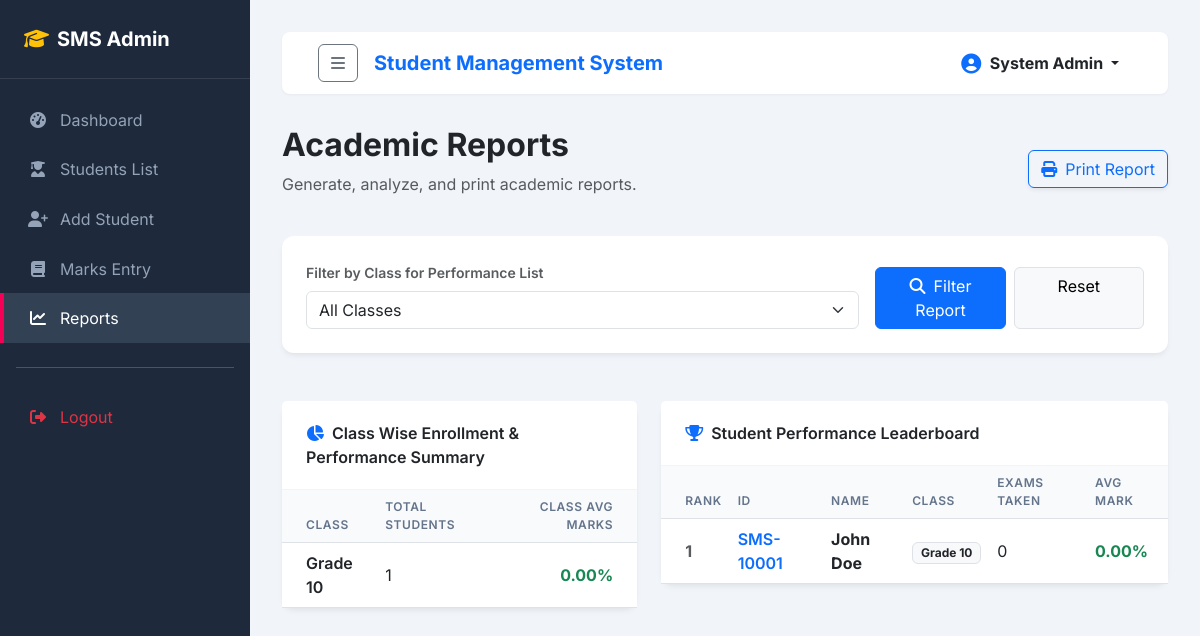
Screenshot of /admin/reports.php (signed in) with the database file from the repository.
### tables this page shows
CREATE TABLE IF NOT EXISTS `students` (
  `id` INT AUTO_INCREMENT PRIMARY KEY,
  `student_id` VARCHAR(20) NOT NULL UNIQUE,  
  `first_name` VARCHAR(50) NOT NULL,
  `last_name` VARCHAR(50) NOT NULL,
  `email` VARCHAR(100) NOT NULL UNIQUE,
  `password` VARCHAR(255) NOT NULL,  
  `dob` DATE NOT NULL,
  `gender` ENUM('Male', 'Female', 'Other') NOT NULL,
  `address` TEXT NOT NULL,
  `phone` VARCHAR(20) NOT NULL,
  `class` VARCHAR(50) NOT NULL,
  `parent_name` VARCHAR(100) NOT NULL,
  `parent_phone` VARCHAR(20) NOT NULL,
  `profile_photo` VARCHAR(255) DEFAULT NULL,
  `created_at` TIMESTAMP DEFAULT CURRENT_TIMESTAMP
);

### admin/reports.php (the view, shortened to what this page needs)
<?php
require_once '../config/db.php';
include '../includes/header.php';
try {
    $class_summary_sql = "SELECT s.class,
                                 COUNT(DISTINCT s.id) as total_students,
                                 COALESCE(AVG(m.marks), 0) as avg_marks
                          FROM students s
                          LEFT JOIN marks m ON s.id = m.student_id
                          GROUP BY s.class
                          ORDER BY s.class ASC";
    $class_summary_stmt = $pdo->query($class_summary_sql);
    $class_summaries = $class_summary_stmt->fetchAll();
} catch (PDOException $e) {
    $class_summaries = [];
}
try {
    $student_report_params = [];
    $student_report_sql = "SELECT s.id, s.student_id, s.first_name, s.last_name, s.class,
                                  COUNT(m.id) as subjects_count,
                                  COALESCE(SUM(m.marks), 0) as total_marks,
                                  COALESCE(AVG(m.marks), 0) as avg_marks
                           FROM students s
                           LEFT JOIN marks m ON s.id = m.student_id ";
    $student_report_sql .= " GROUP BY s.id ORDER BY avg_marks DESC, total_marks DESC";
    $student_report_stmt = $pdo->prepare($student_report_sql);
    $student_report_stmt->execute($student_report_params);
    $student_reports = $student_report_stmt->fetchAll();
} catch (PDOException $e) {
    $student_reports = [];
}
?>
<div class="container-fluid px-0">
    <div class="row mb-4 align-items-center">
        <div class="col-8">
            <h2 class="fw-bold text-dark">Academic Reports</h2>
            <p class="text-muted">Generate, analyze, and print academic reports.</p>
        </div>
        <div class="col-4 text-end">
            <button onclick="window.print();" class="btn btn-outline-primary shadow-sm"><i class="fas fa-print me-2"></i>Print Report</button>
        </div>
    </div>
    <div class="card card-common mb-5">
        <div class="card-body">
            <form action="reports.php" method="GET" class="row g-3 align-items-end">
                <div class="col-12 col-md-8">
                    <label for="class_filter" class="form-label small fw-semibold text-muted">Filter by Class for Performance List</label>
                    <select class="form-select" id="class_filter" name="class_filter">
                        <option value="">All Classes</option>
                    </select>
                </div>
                <div class="col-12 col-md-4 d-flex gap-2">
                    <button type="submit" class="btn btn-primary w-100"><i class="fas fa-search me-2"></i>Filter Report</button>
                    <a href="reports.php" class="btn btn-light border w-100">Reset</a>
                </div>
            </form>
        </div>
    </div>
    <div class="row g-4">
        <div class="col-12 col-lg-5">
            <div class="card card-common">
                <div class="card-header bg-white">
                    <i class="fas fa-chart-pie text-primary me-2"></i>Class Wise Enrollment & Performance Summary
                </div>
                <div class="card-body p-0">
                    <div class="table-responsive">
                        <table class="table table-custom table-hover mb-0">
                            <thead>
                                <tr>
                                    <th class="ps-4">Class</th>
                                    <th>Total Students</th>
                                    <th class="text-end pe-4">Class Avg Marks</th>
                                </tr>
                            </thead>
                            <tbody>
                                <?php if (count($class_summaries) > 0): ?>
                                    <?php foreach ($class_summaries as $summary): ?>
                                        <tr>
                                            <td class="ps-4 fw-semibold"><?php echo sanitize($summary['class']); ?></td>
                                            <td><?php echo sanitize($summary['total_students']); ?></td>
                                            <td class="text-end pe-4 fw-bold text-success"><?php echo number_format($summary['avg_marks'], 2); ?>%</td>
                                        </tr>
                                    <?php endforeach; ?>
                                <?php else: ?>
                                    <tr>
                                        <td colspan="3" class="text-center py-4 text-muted">No classes recorded yet.</td>
                                    </tr>
                                <?php endif; ?>
                            </tbody>
                        </table>
                    </div>
                </div>
            </div>
        </div>
        <div class="col-12 col-lg-7">
            <div class="card card-common">
                <div class="card-header bg-white">
                    <i class="fas fa-trophy text-primary me-2"></i>Student Performance Leaderboard
                </div>
                <div class="card-body p-0">
                    <div class="table-responsive">
                        <table class="table table-custom table-hover mb-0">
                            <thead>
                                <tr>
                                    <th class="ps-4">Rank</th>
                                    <th>ID</th>
                                    <th>Name</th>
                                    <th>Class</th>
                                    <th>Exams Taken</th>
                                    <th>Avg Mark</th>
                                </tr>
                            </thead>
                            <tbody>
                                <?php if (count($student_reports) > 0): ?>
                                    <?php
                                    $rank = 1;
                                    foreach ($student_reports as $report):
                                    ?>
                                        <tr>
                                            <td class="ps-4 fw-bold text-muted"><?php echo $rank++; ?></td>
                                            <td class="text-primary fw-semibold"><?php echo sanitize($report['student_id']); ?></td>
                                            <td><strong><?php echo sanitize($report['first_name'] . ' ' . $report['last_name']); ?></strong></td>
                                            <td><span class="badge bg-light text-dark border"><?php echo sanitize($report['class']); ?></span></td>
                                            <td><?php echo sanitize($report['subjects_count']); ?></td>
                                            <td class="fw-bold text-success"><?php echo number_format($report['avg_marks'], 2); ?>%</td>
                                        </tr>
                                    <?php endforeach; ?>
                                <?php else: ?>
                                    <tr>
                                        <td colspan="6" class="text-center py-4 text-muted">No reports matching criteria.</td>
                                    </tr>
                                <?php endif; ?>
                            </tbody>
                        </table>
                    </div>
                </div>
            </div>
        </div>
    </div>
</div>
<?php include '../includes/footer.php'; ?>

### css/style.css (style rules this page uses)
:root { --primary-color: #3f51b5; --primary-dark: #303f9f; --secondary-color: #f50057; --dark-color: #212529; --light-color: #f8f9fa; --sidebar-width: 250px; --sidebar-bg: #1e293b; --sidebar-hover: #334155; --transition-speed: 0.3s; }
body { font-family: 'Inter', system-ui, -apple-system, sans-serif; background-color: #f1f5f9; color: #334155; min-height: 100vh; overflow-x: hidden; }
.card-common { border: none; border-radius: 0.75rem; box-shadow: 0 4px 6px -1px rgba(0, 0, 0, 0.05), 0 2px 4px -1px rgba(0, 0, 0, 0.03); background-color: #ffffff; }
.card-common .card-header { background-color: #ffffff; border-bottom: 1px solid #f1f5f9; font-weight: 600; padding: 1.25rem 1.5rem; }
.card-common .card-body { padding: 1.5rem; }
.table-custom th { background-color: #f8fafc; color: #64748b; font-weight: 600; text-transform: uppercase; font-size: 0.75rem; letter-spacing: 0.05em; }
.table-custom td { vertical-align: middle; }

### rows the page displays
students: student "SMS-10001", first_name+last_name "John Doe", class "Grade 10", subjects_count "0", avg_marks "0.00"

### other values shown
$_SESSION['admin_name'] "System Admin"
$summary['class'] "Grade 10"
$summary['total_students'] "1"
$summary['avg_marks'] "0.00"
